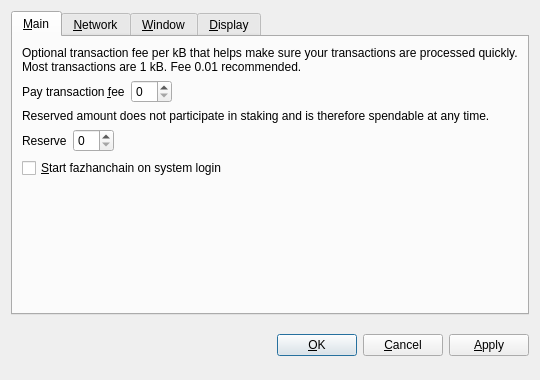
<?xml version="1.0" encoding="UTF-8"?>
<ui version="4.0">
 <class>OptionsDialog</class>
 <widget class="QDialog" name="OptionsDialog">
  <property name="geometry">
   <rect>
    <x>0</x>
    <y>0</y>
    <width>540</width>
    <height>380</height>
   </rect>
  </property>
  <property name="windowTitle">
   <string>Options</string>
  </property>
  <property name="modal">
   <bool>true</bool>
  </property>
  <layout class="QVBoxLayout" name="verticalLayout">
   <item>
    <widget class="QTabWidget" name="tabWidget">
     <property name="tabPosition">
      <enum>QTabWidget::North</enum>
     </property>
     <property name="currentIndex">
      <number>0</number>
     </property>
     <widget class="QWidget" name="tabMain">
      <attribute name="title">
       <string>&amp;Main</string>
      </attribute>
      <layout class="QVBoxLayout" name="verticalLayout_Main">
       <item>
        <widget class="QLabel" name="transactionFeeInfoLabel">
         <property name="text">
          <string>Optional transaction fee per kB that helps make sure your transactions are processed quickly. Most transactions are 1 kB. Fee 0.01 recommended.</string>
         </property>
         <property name="textFormat">
          <enum>Qt::PlainText</enum>
         </property>
         <property name="wordWrap">
          <bool>true</bool>
         </property>
        </widget>
       </item>
       <item>
        <layout class="QHBoxLayout" name="horizontalLayoutFee">
         <item>
          <widget class="QLabel" name="transactionFeeLabel">
           <property name="text">
            <string>Pay transaction &amp;fee</string>
           </property>
           <property name="textFormat">
            <enum>Qt::PlainText</enum>
           </property>
           <property name="buddy">
            <cstring>transactionFee</cstring>
           </property>
          </widget>
         </item>
         <item>
          <widget class="BitcoinAmountField" name="transactionFee"/>
         </item>
         <item>
          <spacer name="horizontalSpacerFee">
           <property name="orientation">
            <enum>Qt::Horizontal</enum>
           </property>
           <property name="sizeHint" stdset="0">
            <size>
             <width>40</width>
             <height>20</height>
            </size>
           </property>
          </spacer>
         </item>
        </layout>
       </item>
       <item>
        <widget class="QLabel" name="reserveBalanceInfoLabel">
         <property name="text">
          <string>Reserved amount does not participate in staking and is therefore spendable at any time.</string>
         </property>
         <property name="textFormat">
          <enum>Qt::PlainText</enum>
         </property>
         <property name="wordWrap">
          <bool>true</bool>
         </property>
        </widget>
       </item>
       <item>
        <layout class="QHBoxLayout" name="horizontalLayoutReserveBalance">
         <item>
          <widget class="QLabel" name="reserveBalanceLabel">
           <property name="text">
            <string>Reserve</string>
           </property>
           <property name="textFormat">
            <enum>Qt::PlainText</enum>
           </property>
           <property name="buddy">
            <cstring>reserveBalance</cstring>
           </property>
          </widget>
         </item>
         <item>
          <widget class="BitcoinAmountField" name="reserveBalance"/>
         </item>
         <item>
          <spacer name="horizontalSpacerReserveBalance">
           <property name="orientation">
            <enum>Qt::Horizontal</enum>
           </property>
           <property name="sizeHint" stdset="0">
            <size>
             <width>40</width>
             <height>20</height>
            </size>
           </property>
          </spacer>
         </item>
        </layout>
       </item>
       <item>
        <widget class="QCheckBox" name="bitcoinAtStartup">
         <property name="toolTip">
          <string>Automatically start fazhanchain after logging in to the system.</string>
         </property>
         <property name="text">
          <string>&amp;Start fazhanchain on system login</string>
         </property>
        </widget>
       </item>
       <item>
        <spacer name="verticalSpacer_Main">
         <property name="orientation">
          <enum>Qt::Vertical</enum>
         </property>
         <property name="sizeHint" stdset="0">
          <size>
           <width>20</width>
           <height>40</height>
          </size>
         </property>
        </spacer>
       </item>
      </layout>
     </widget>
     <widget class="QWidget" name="tabNetwork">
      <attribute name="title">
       <string>&amp;Network</string>
      </attribute>
      <layout class="QVBoxLayout" name="verticalLayout_Network">
       <item>
        <widget class="QCheckBox" name="mapPortUpnp">
         <property name="toolTip">
          <string>Automatically open the fazhanchain client port on the router. This only works when your router supports UPnP and it is enabled.</string>
         </property>
         <property name="text">
          <string>Map port using &amp;UPnP</string>
         </property>
        </widget>
       </item>
       <item>
        <widget class="QCheckBox" name="connectSocks">
         <property name="toolTip">
          <string>Connect to the fazhanchain network through a SOCKS5 proxy (e.g. when connecting through Tor).</string>
         </property>
         <property name="text">
          <string>&amp;Connect through SOCKS5 proxy:</string>
         </property>
        </widget>
       </item>
       <item>
        <layout class="QHBoxLayout" name="horizontalLayout_Network">
         <item>
          <widget class="QLabel" name="proxyIpLabel">
           <property name="text">
            <string>Proxy &amp;IP:</string>
           </property>
           <property name="textFormat">
            <enum>Qt::PlainText</enum>
           </property>
           <property name="buddy">
            <cstring>proxyIp</cstring>
           </property>
          </widget>
         </item>
         <item>
          <widget class="QValidatedLineEdit" name="proxyIp">
           <property name="maximumSize">
            <size>
             <width>140</width>
             <height>16777215</height>
            </size>
           </property>
           <property name="toolTip">
            <string>IP address of the proxy (e.g. 127.0.0.1)</string>
           </property>
          </widget>
         </item>
         <item>
          <widget class="QLabel" name="proxyPortLabel">
           <property name="text">
            <string>&amp;Port:</string>
           </property>
           <property name="textFormat">
            <enum>Qt::PlainText</enum>
           </property>
           <property name="buddy">
            <cstring>proxyPort</cstring>
           </property>
          </widget>
         </item>
         <item>
          <widget class="QLineEdit" name="proxyPort">
           <property name="maximumSize">
            <size>
             <width>55</width>
             <height>16777215</height>
            </size>
           </property>
           <property name="toolTip">
            <string>Port of the proxy (e.g. 9050)</string>
           </property>
          </widget>
         </item>
         <item>
          <spacer name="horizontalSpacer_Network">
           <property name="orientation">
            <enum>Qt::Horizontal</enum>
           </property>
           <property name="sizeHint" stdset="0">
            <size>
             <width>40</width>
             <height>20</height>
            </size>
           </property>
          </spacer>
         </item>
        </layout>
       </item>
       <item>
        <spacer name="verticalSpacer_Network">
         <property name="orientation">
          <enum>Qt::Vertical</enum>
         </property>
         <property name="sizeHint" stdset="0">
          <size>
           <width>20</width>
           <height>40</height>
          </size>
         </property>
        </spacer>
       </item>
      </layout>
     </widget>
     <widget class="QWidget" name="tabWindow">
      <attribute name="title">
       <string>&amp;Window</string>
      </attribute>
      <layout class="QVBoxLayout" name="verticalLayout_Window">
       <item>
        <widget class="QCheckBox" name="minimizeToTray">
         <property name="toolTip">
          <string>Show only a tray icon after minimizing the window.</string>
         </property>
         <property name="text">
          <string>&amp;Minimize to the tray instead of the taskbar</string>
         </property>
        </widget>
       </item>
       <item>
        <widget class="QCheckBox" name="minimizeOnClose">
         <property name="toolTip">
          <string>Minimize instead of exit the application when the window is closed. When this option is enabled, the application will be closed only after selecting Quit in the menu.</string>
         </property>
         <property name="text">
          <string>M&amp;inimize on close</string>
         </property>
        </widget>
       </item>
       <item>
        <spacer name="verticalSpacer_Window">
         <property name="orientation">
          <enum>Qt::Vertical</enum>
         </property>
         <property name="sizeHint" stdset="0">
          <size>
           <width>20</width>
           <height>40</height>
          </size>
         </property>
        </spacer>
       </item>
      </layout>
     </widget>
     <widget class="QWidget" name="tabDisplay">
      <attribute name="title">
       <string>&amp;Display</string>
      </attribute>
      <layout class="QVBoxLayout" name="verticalLayout_Display">
       <item>
        <layout class="QHBoxLayout" name="horizontalLayout_1_Display">
         <item>
          <widget class="QLabel" name="langLabel">
           <property name="text">
            <string>User Interface &amp;language:</string>
           </property>
           <property name="textFormat">
            <enum>Qt::PlainText</enum>
           </property>
           <property name="buddy">
            <cstring>lang</cstring>
           </property>
          </widget>
         </item>
         <item>
          <widget class="QValueComboBox" name="lang">
           <property name="toolTip">
            <string>The user interface language can be set here. This setting will take effect after restarting fazhanchain.</string>
           </property>
          </widget>
         </item>
        </layout>
       </item>
       <item>
        <layout class="QHBoxLayout" name="horizontalLayout_2_Display">
         <item>
          <widget class="QLabel" name="unitLabel">
           <property name="text">
            <string>&amp;Unit to show amounts in:</string>
           </property>
           <property name="textFormat">
            <enum>Qt::PlainText</enum>
           </property>
           <property name="buddy">
            <cstring>unit</cstring>
           </property>
          </widget>
         </item>
         <item>
          <widget class="QValueComboBox" name="unit">
           <property name="toolTip">
            <string>Choose the default subdivision unit to show in the interface and when sending coins.</string>
           </property>
          </widget>
         </item>
        </layout>
       </item>
       <item>
        <widget class="QCheckBox" name="coinControlFeatures">
         <property name="toolTip">
          <string>Whether to show coin control features or not.</string>
         </property>
         <property name="text">
          <string>Display coin &amp;control features (experts only!)</string>
         </property>
        </widget>
       </item>
       <item>
        <widget class="QCheckBox" name="useBlackTheme">
         <property name="text">
          <string>Use black visual theme (requires restart)</string>
         </property>
        </widget>
       </item>
       <item>
        <spacer name="verticalSpacer_Display">
         <property name="orientation">
          <enum>Qt::Vertical</enum>
         </property>
         <property name="sizeHint" stdset="0">
          <size>
           <width>20</width>
           <height>40</height>
          </size>
         </property>
        </spacer>
       </item>
      </layout>
     </widget>
    </widget>
   </item>
   <item>
    <layout class="QHBoxLayout" name="horizontalLayout_Buttons">
     <item>
      <spacer name="horizontalSpacer_1">
       <property name="orientation">
        <enum>Qt::Horizontal</enum>
       </property>
       <property name="sizeHint" stdset="0">
        <size>
         <width>40</width>
         <height>48</height>
        </size>
       </property>
      </spacer>
     </item>
     <item>
      <widget class="QLabel" name="statusLabel">
       <property name="font">
        <font>
         <weight>75</weight>
         <bold>true</bold>
        </font>
       </property>
       <property name="text">
        <string/>
       </property>
       <property name="textFormat">
        <enum>Qt::PlainText</enum>
       </property>
       <property name="wordWrap">
        <bool>true</bool>
       </property>
      </widget>
     </item>
     <item>
      <spacer name="horizontalSpacer_2">
       <property name="orientation">
        <enum>Qt::Horizontal</enum>
       </property>
       <property name="sizeHint" stdset="0">
        <size>
         <width>40</width>
         <height>48</height>
        </size>
       </property>
      </spacer>
     </item>
     <item>
      <widget class="QPushButton" name="okButton">
       <property name="text">
        <string>&amp;OK</string>
       </property>
      </widget>
     </item>
     <item>
      <widget class="QPushButton" name="cancelButton">
       <property name="text">
        <string>&amp;Cancel</string>
       </property>
       <property name="autoDefault">
        <bool>false</bool>
       </property>
      </widget>
     </item>
     <item>
      <widget class="QPushButton" name="applyButton">
       <property name="text">
        <string>&amp;Apply</string>
       </property>
       <property name="autoDefault">
        <bool>false</bool>
       </property>
      </widget>
     </item>
    </layout>
   </item>
  </layout>
 </widget>
 <customwidgets>
  <customwidget>
   <class>BitcoinAmountField</class>
   <extends>QSpinBox</extends>
   <header>bitcoinamountfield.h</header>
  </customwidget>
  <customwidget>
   <class>QValueComboBox</class>
   <extends>QComboBox</extends>
   <header>qvaluecombobox.h</header>
  </customwidget>
  <customwidget>
   <class>QValidatedLineEdit</class>
   <extends>QLineEdit</extends>
   <header>qvalidatedlineedit.h</header>
  </customwidget>
 </customwidgets>
 <resources/>
 <connections/>
</ui>
